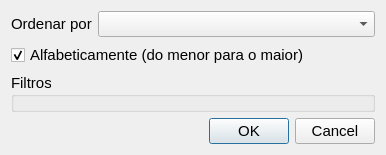
<?xml version="1.0" encoding="UTF-8"?>
<ui version="4.0">
 <class>TableParamsForm</class>
 <widget class="QDialog" name="TableParamsForm">
  <property name="geometry">
   <rect>
    <x>0</x>
    <y>0</y>
    <width>386</width>
    <height>134</height>
   </rect>
  </property>
  <property name="font">
   <font>
    <family>Segoe UI</family>
    <pointsize>11</pointsize>
   </font>
  </property>
  <property name="windowTitle">
   <string>Parâmetros da Tabela</string>
  </property>
  <layout class="QFormLayout" name="formLayout">
   <item row="0" column="0">
    <widget class="QLabel" name="label">
     <property name="text">
      <string>Ordenar por</string>
     </property>
    </widget>
   </item>
   <item row="0" column="1">
    <widget class="QComboBox" name="cbOrder"/>
   </item>
   <item row="1" column="0" colspan="2">
    <widget class="QCheckBox" name="cbAlpha">
     <property name="text">
      <string>Alfabeticamente (do menor para o maior)</string>
     </property>
     <property name="checked">
      <bool>true</bool>
     </property>
    </widget>
   </item>
   <item row="3" column="0" colspan="2">
    <widget class="QDialogButtonBox" name="buttonBox">
     <property name="orientation">
      <enum>Qt::Horizontal</enum>
     </property>
     <property name="standardButtons">
      <set>QDialogButtonBox::Cancel|QDialogButtonBox::Ok</set>
     </property>
    </widget>
   </item>
   <item row="2" column="0" colspan="2">
    <widget class="QGroupBox" name="gbFilters">
     <property name="title">
      <string>Filtros</string>
     </property>
    </widget>
   </item>
  </layout>
 </widget>
 <resources/>
 <connections>
  <connection>
   <sender>buttonBox</sender>
   <signal>accepted()</signal>
   <receiver>TableParamsForm</receiver>
   <slot>accept()</slot>
   <hints>
    <hint type="sourcelabel">
     <x>248</x>
     <y>254</y>
    </hint>
    <hint type="destinationlabel">
     <x>157</x>
     <y>274</y>
    </hint>
   </hints>
  </connection>
  <connection>
   <sender>buttonBox</sender>
   <signal>rejected()</signal>
   <receiver>TableParamsForm</receiver>
   <slot>reject()</slot>
   <hints>
    <hint type="sourcelabel">
     <x>316</x>
     <y>260</y>
    </hint>
    <hint type="destinationlabel">
     <x>286</x>
     <y>274</y>
    </hint>
   </hints>
  </connection>
 </connections>
</ui>
